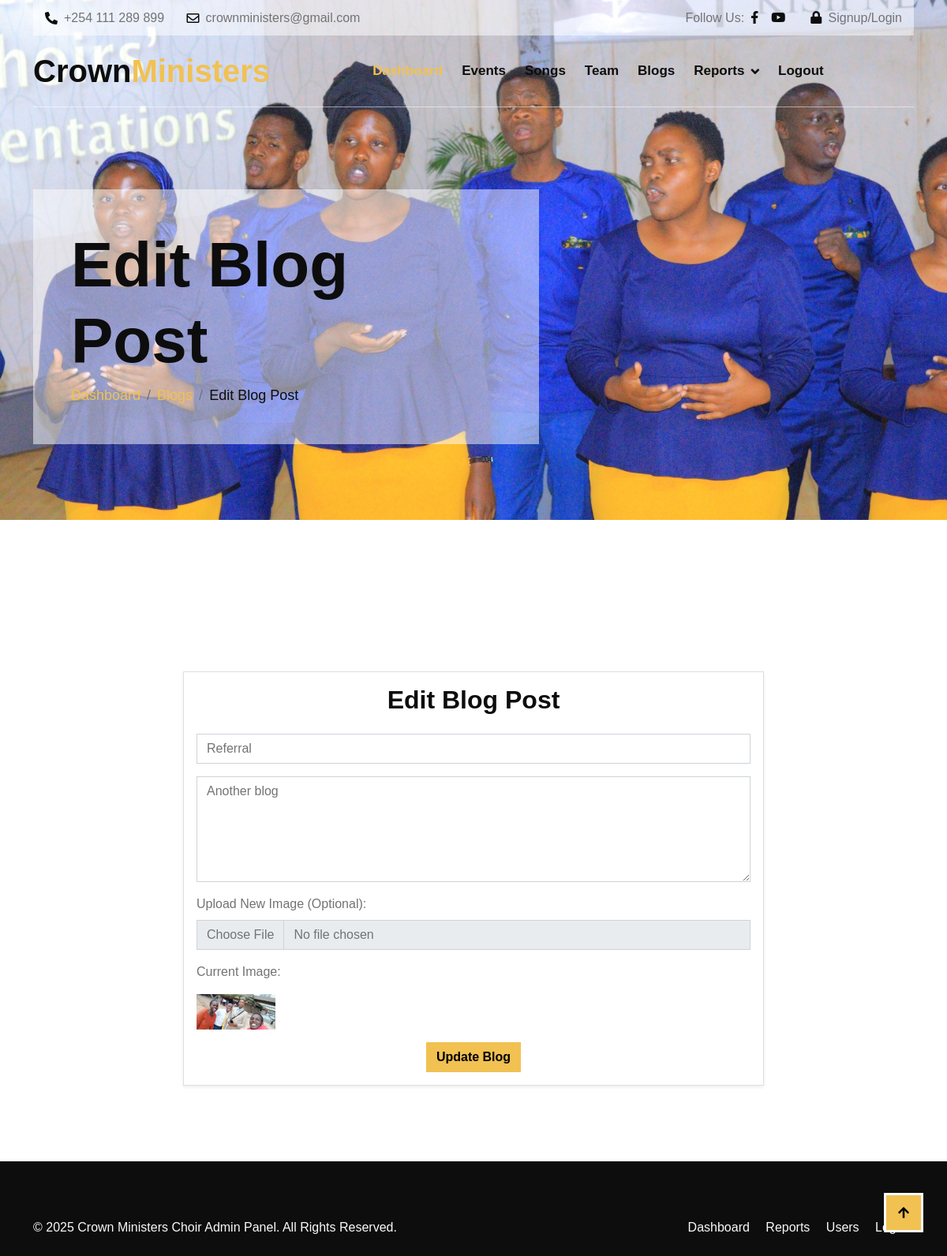
/edit_blog.php?id=6 (signed in), run on the app's committed database.
### tables this page shows
CREATE TABLE `blogs` (
  `id` int(11) NOT NULL,
  `title` varchar(255) NOT NULL,
  `content` text NOT NULL,
  `image` varchar(255) DEFAULT NULL,
  `status` enum('active','inactive') DEFAULT 'active',
  `created_at` timestamp NOT NULL DEFAULT current_timestamp(),
  `published_on` datetime DEFAULT current_timestamp()
);

### edit_blog.php (the view, shortened to what this page needs)
<?php
include('includes/db_connect.php');
$blog_id = $_GET['id'];
$sql = "SELECT * FROM blogs WHERE id = ?";
$stmt = $pdo->prepare($sql);
$stmt->execute([$blog_id]);
$blog = $stmt->fetch();
include 'includes/header2.php';
?>
<div class="container-fluid hero-header">
    <div class="container">
        <div class="row">
            <div class="col-lg-7">
                <div class="hero-header-inner animated zoomIn">
                    <h1 class="display-1 text-dark">Edit Blog Post</h1>
                    <ol class="breadcrumb mb-0">
                        <li class="breadcrumb-item"><a href="dashboard.php">Dashboard</a></li>
                        <li class="breadcrumb-item"><a href="blog.php">Blogs</a></li>
                        <li class="breadcrumb-item text-dark" aria-current="page">Edit Blog Post</li>
                    </ol>
                </div>
            </div>
        </div>
    </div>
</div>
<div class="container-fluid activities py-5">
    <div class="container py-5">
        <div class="row justify-content-center">
            <div class="col-md-8">
                <div class="card shadow-sm">
                    <div class="card-body">
                        <h2 class="card-title text-center mb-4">Edit Blog Post</h2>
                        <form method="POST" enctype="multipart/form-data">
                            <div class="mb-3">
                                <input type="text" name="title" class="form-control" value="<?= htmlspecialchars($blog['title']) ?>" placeholder="Blog Title" required>
                            </div>
                            <div class="mb-3">
                                <textarea name="content" class="form-control" placeholder="Blog Content" rows="5" required><?= htmlspecialchars($blog['content']) ?></textarea>
                            </div>
                            <div class="mb-3">
                                <label for="image" class="form-label">Upload New Image (Optional):</label>
                                <input type="file" name="image" class="form-control">
                            </div>
                            <div class="mb-3">
                                <p>Current Image:</p>
                                <img src="uploads/<?= htmlspecialchars($blog['image']) ?>" alt="Current Image" width="100">
                            </div>
                            <div class="text-center">
                                <button type="submit" class="btn btn-primary">Update Blog</button>
                            </div>
                        </form>
                    </div>
                </div>
            </div>
        </div>
    </div>
</div>
<?php include 'includes/footer2.php'; ?>

### css/style.css (style rules this page uses)
.wow, .animated { animation-duration: 2s !important; }
h1, h2, h3, .h1, .h2, .h3 { font-weight: 700 !important; font-family: 'Open', sans-serif !important; }
.btn { font-weight: 600; transition: .5s; }
.hero-header { margin-bottom: 6rem; padding-top: 15rem; padding-bottom: 6rem; background: url("../img/choir8.jpg"), center center no-repeat; background-size: cover; }
.hero-header .hero-header-inner { padding: 3rem; background: rgba(255, 255, 255, .5); }
.hero-header .breadcrumb-item { font-size: 18px; }

### data on the page
blogs: title "Referral", content "Another blog", image (picture)
